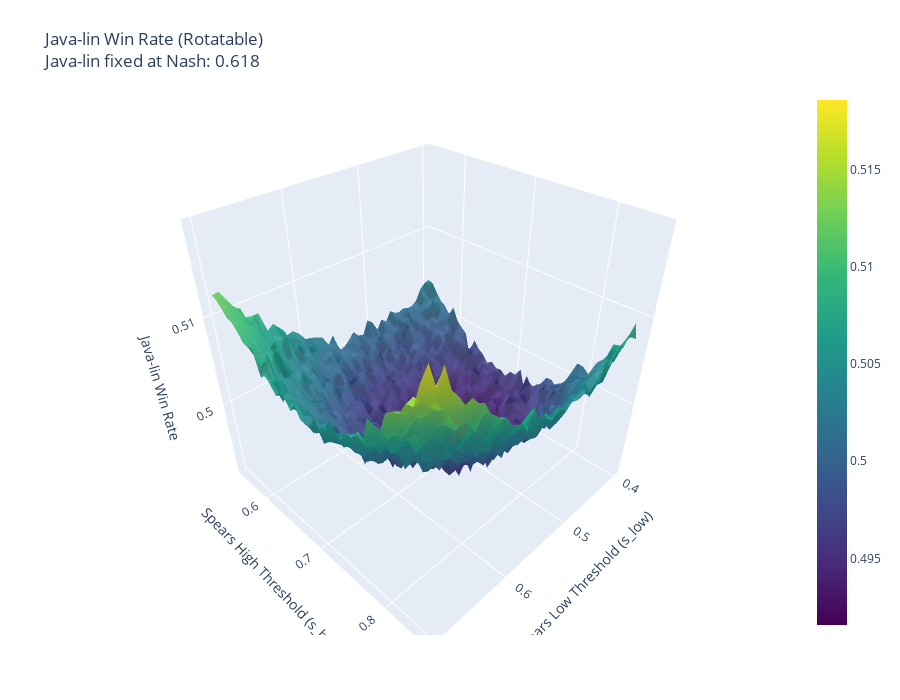

The code cell stored with this chart in its notebook:
### Markdown cell above
### Simulate thresholds for Spears to minimize Java-lin's win rate

### Code cell
import numpy as np
import plotly.graph_objects as go

def simulate_vectorized(j_thresh, s_low, s_high, n=500_000):
    k = (np.sqrt(5) - 1) / 2
    
    # 1. Generate random throws
    j1 = np.random.rand(n)
    s1 = np.random.rand(n)
    s_reroll = np.random.rand(n)
    j_reroll = np.random.rand(n)

    # 2. Spears' Strategy based on J's "leak" (j1)
    current_s_thresh = np.where(j1 < k, s_low, s_high)
    
    # 3. Final Scores
    s_final = np.where(s1 >= current_s_thresh, s1, s_reroll)
    j_final = np.where(j1 >= j_thresh, j1, j_reroll)

    # 4. Win Rate (J > S)
    wins = np.sum(j_final > s_final)
    return wins / n

# --- Data Generation ---
k_nash = (np.sqrt(5) - 1) / 2
resolution = 40

# Define ranges for Spears' Low and High thresholds
x = np.linspace(0.4, 0.7, resolution)  # s_low
y = np.linspace(0.55, 0.85, resolution) # s_high
X, Y = np.meshgrid(x, y)
Z = np.zeros_like(X)

print("Simulating grid...")
for i in range(X.shape[0]):
    for j in range(X.shape[1]):
        Z[i, j] = simulate_vectorized(j_thresh=k_nash, s_low=X[i, j], s_high=Y[i, j])

# --- Plotting with Plotly ---

# 1. The Surface Plot
fig = go.Figure(data=[go.Surface(z=Z, x=X, y=Y, colorscale='Viridis', opacity=0.9)])

# 2. Add the "Original Strategy" Point for comparison
orig_high = k_nash + k_nash**4 / 2
orig_win_rate = simulate_vectorized(k_nash, 0.5, orig_high, n=100_000)

fig.add_trace(go.Scatter3d(
    x=[0.5], 
    y=[orig_high], 
    z=[orig_win_rate],
    mode='markers',
    marker=dict(size=10, color='red', symbol='circle'),
    name='Original Strategy'
))

# 3. Layout and Labels
fig.update_layout(
    title=f'Java-lin Win Rate (Rotatable)<br>Java-lin fixed at Nash: {k_nash:.3f}',
    scene=dict(
        xaxis_title='Spears Low Threshold (s_low)',
        yaxis_title='Spears High Threshold (s_high)',
        zaxis_title='Java-lin Win Rate',
        # Optional: Set camera angle or aspect ratio here
    ),
    width=900,
    height=700,
    margin=dict(l=65, r=50, b=65, t=90)
)

# Show the plot
fig.show()

### Figure 1 — Plotly figure (JSON) as saved in the notebook; plotly's stock layout.template omitted (floating-point values rounded to 4 significant figures; data arrays with more than 128 entries replaced by an {"elided": "..."} marker saying what was removed)
{"data": [{"colorscale": [[0, "#440154"], [0.1111, "#482878"], [0.2222, "#3e4989"], [0.3333, "#31688e"], [0.4444, "#26828e"], [0.5556, "#1f9e89"], [0.6667, "#35b779"], [0.7778, "#6ece58"], [0.8889, "#b5de2b"], [1, "#fde725"]], "opacity": 0.9, "type": "surface", "x": {"elided": "40x40 float values"}, "y": {"elided": "40x40 float values"}, "z": {"elided": "40x40 float values"}}, {"marker": {"color": "red", "size": 10, "symbol": "circle"}, "mode": "markers", "name": "Original Strategy", "type": "scatter3d", "x": [0.5], "y": [0.691], "z": [0.4933]}], "layout": {"height": 700, "margin": {"b": 65, "l": 65, "r": 50, "t": 90}, "scene": {"xaxis": {"title": {"text": "Spears Low Threshold (s_low)"}}, "yaxis": {"title": {"text": "Spears High Threshold (s_high)"}}, "zaxis": {"title": {"text": "Java-lin Win Rate"}}}, "title": {"text": "Java-lin Win Rate (Rotatable)<br>Java-lin fixed at Nash: 0.618"}, "width": 900}}
